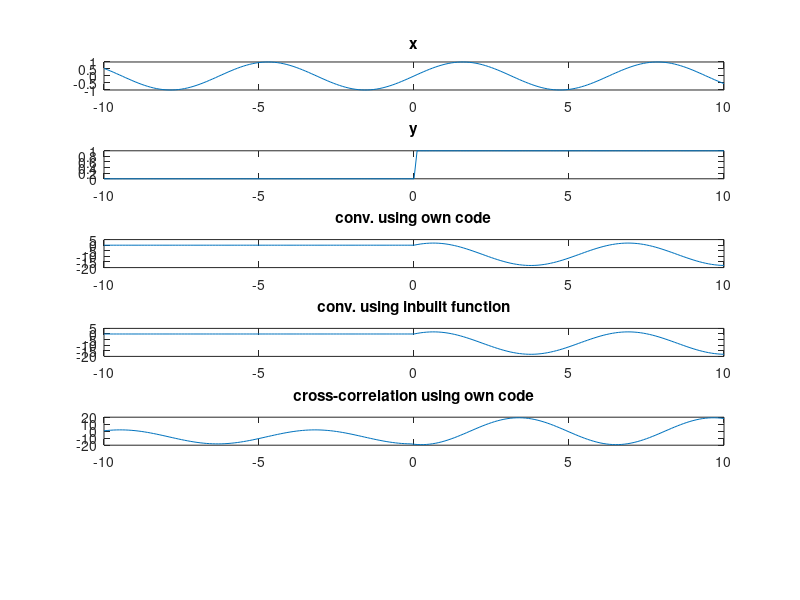

Write the MATLAB code that produced this figure.
clc;
close all;

start_time = -10;
sampling_time = 0.1;
stop_time = 10;
time = (start_time:sampling_time:stop_time);

x=sin(time);
y=(time>0);
z = fliplr(y);

l = length(x);
m = length(y);
n = length(z);

X = [x, zeros(1, n)];
Y = [y, zeros(1, l)];
Z = [z, zeros(1, l)];
CV_IBF = conv(X, Y);
CC_IBF = xcorr2(X, Y);

for i=1:l+m-1
    CV(i)=0;
    CC(i)=0;
    for j=1:l
        if ((i-j+1)>0)
            CV(i)=CV(i)+(X(j)*Y(i-j+1));
            CC(i)=CC(i)+(X(j)*Z(i-j+1));
        else
        end
    end
end

figure;
subplot(6, 1, 1);
plot(time, x);
title('x');

subplot(6, 1, 2);
plot(time, y);
title('y');

subplot(6, 1, 3);
plot(time, CV(1:length(time)));
title('conv. using own code');

subplot(6, 1, 4);
plot(time, CV_IBF(1:length(time)));
title('conv. using inbuilt function');


subplot(6, 1, 5);
plot(time, CC(1:length(time)));
title('cross-correlation using own code');

%subplot(6, 1, 6);
%plot(time, CC_IBF(1:length(time)));
%title('cross-correlation using inbuilt function');

